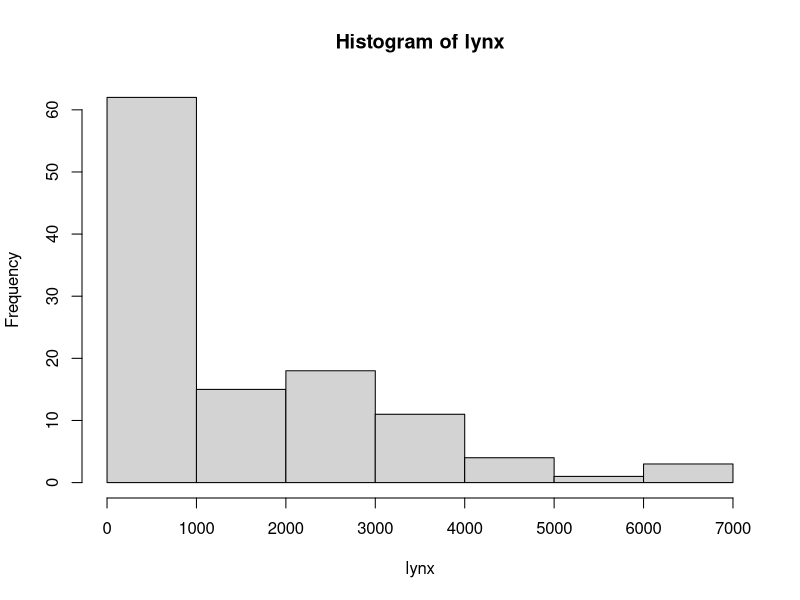
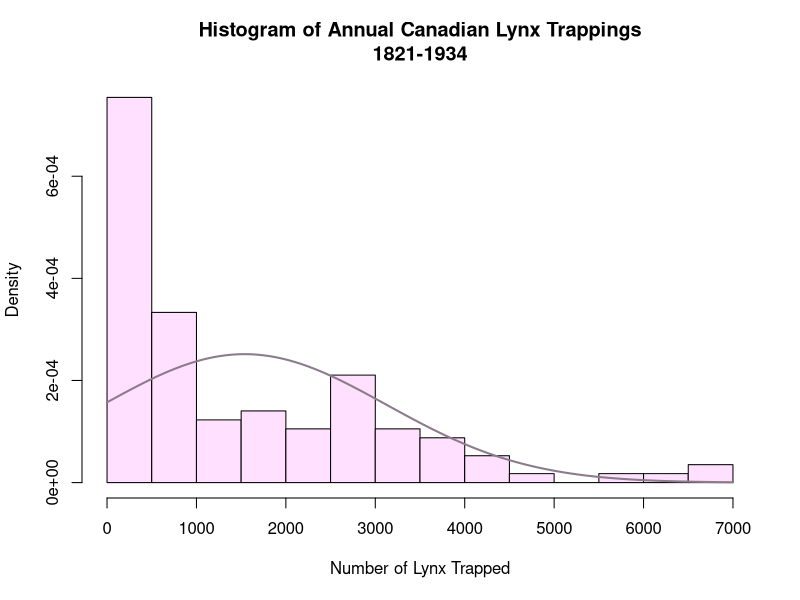

The R script that drew these images, in order:
data(lynx)  # Annual Canadian Lynx trappings 1821-1934

# Make a histogram using the defaults
hist(lynx)
# Modify histogram
h <- hist(lynx,  # Save histogram as object
          breaks = 11,  # "Suggests" 11 bins
          #           breaks = seq(0, 7000, by = 100),
          #           breaks = c(0, 100, 300, 500, 3000, 3500, 7000),
          freq = FALSE,
          col = "thistle1", # Or use: col = colors() [626]
          main = "Histogram of Annual Canadian Lynx Trappings\n1821-1934",
          xlab = "Number of Lynx Trapped")

# IF freq = FALSE, this will draw normal distribution
curve(dnorm(x, mean = mean(lynx), sd = sd(lynx)), 
      col = "thistle4", 
      lwd = 2,
      add = TRUE)


rm(list = ls())  # Clean up